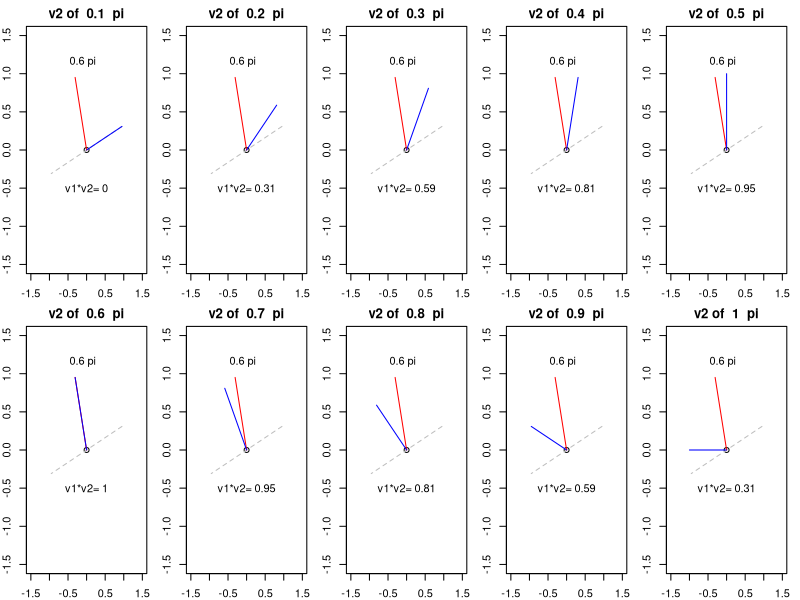
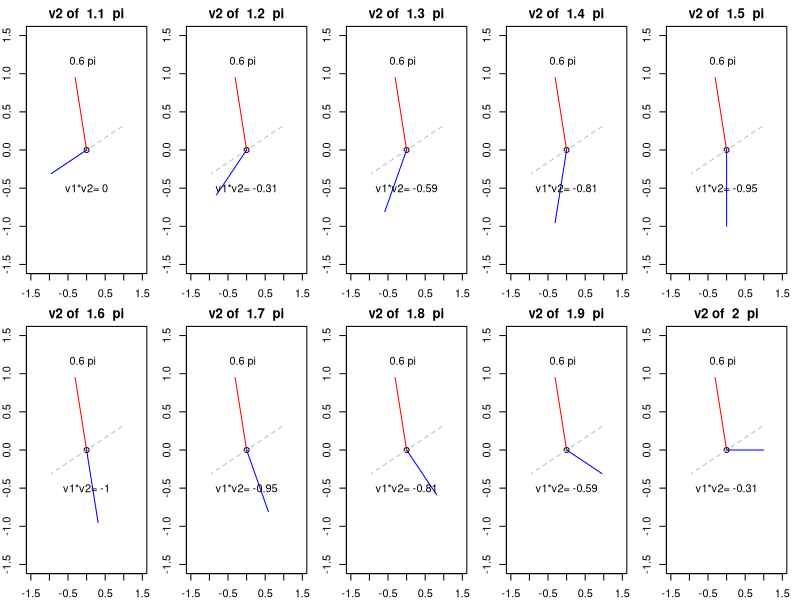

R code for these plots, in order:
theta1 <- 6*pi/10
vq1 <- matrix(c(cos(theta1), sin(theta1)), 2,1)

par(mfrow=c(2,5))
par(mar=c(2,2,2,1))

for(i in 1:20){

 plot(0, 0, ylim=c(-1.5,1.5), xlim=c(-1.5,1.5), 
   xlab='x', ylab='y',
   main=paste('v2 of ', round(i/10,2), ' pi'))

 lines(c(cos(theta1-pi/2), cos(theta1+pi/2)),
   c(sin(theta1-pi/2), sin(theta1+pi/2)), 
   col='gray', lty=2)

 v2 <- matrix(c(cos(i/10*pi), sin(i/10*pi)), 2,1)

 vs <- t(vq1) %*% v2

 lines(c(0, vq1[1]), c(0, vq1[2]), col='red')
 text(vq1[1]+0.2, vq1[2]+0.2, 
   paste(round(theta1/pi,2), 'pi'))
 lines(c(0, v2[1]), c(0, v2[2]), col='blue')
 text(0,-0.5, paste('v1*v2=', round(vs,2)))

 if(i == 10){
    x11()
    par(mfrow=c(2,5))
    par(mar=c(2,2,2,1))
 }
}
